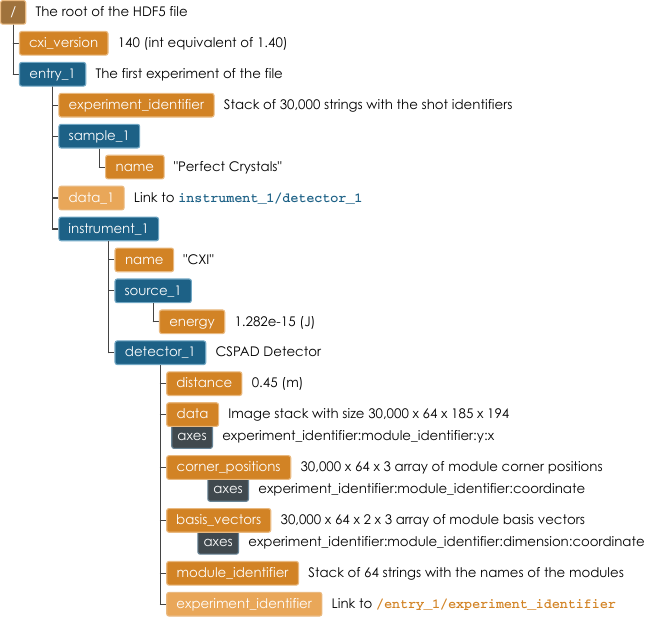

Python code for this plot:
#!/usr/bin/env python

import svgwrite
from svgwrite import cm, mm  
# Just for the font metrics
from PySide import QtGui
import datetime

QtGui.QApplication([])
fm = QtGui.QFontMetrics(QtGui.QFont("Century Gothic",12))



root_fill = "rgb(159, 114, 60)"
root_stroke = "rgb(233, 185, 128)"

ds_fill = "rgb(210,131,37)"
ds_stroke = "rgb(233, 185, 128)"

group_fill = "rgb(29,97,134)"
group_stroke = "rgb(112,166,195)"

symlink_fill = "rgb(233,167,89)"
symlink_stroke = "rgb(233,185,128)"

attr_fill = "rgb(64,73,78)"
attr_stroke = "rgb(104,132,150)"

line_stroke = "rgb(67,67,67)"

px = 0.282

row_pos = 0.0

def draw_root():
    return draw_box((50,50),'/',root_fill,root_stroke,'The root of the HDF5 file')

def draw_ds(pos,title, comment=None, attr=None,attr_comment=None):
    global row_pos
    pos = draw_child(pos)
    if(attr):
        pos_attr = (pos[0]+(fm.width(title)*px+5)/2.0,pos[1])
        pos_ret = draw_attr(pos_attr,attr,attr_fill,attr_stroke,attr_comment)
        row_pos_ret = row_pos
    pos = draw_box(pos,title,ds_fill,ds_stroke,comment)
    if(attr):
        pos = pos_ret
        row_pos = row_pos_ret
#        pos = draw_attr(pos,attr,attr_fill,attr_stroke,attr_comment)
    return pos

def draw_group(pos,title,comment=None):
    pos = draw_child(pos)
    return draw_box(pos,title,group_fill,group_stroke,comment)

def draw_symlink(pos,title,target):
    pos = draw_child(pos)
    txt = 'Link to '
    pos = draw_box(pos,title,symlink_fill,symlink_stroke,None)
    width = fm.width(title)*px+5
    text = (dwg.text(txt, insert=((pos[0]+width/2.0+2.5)*mm,pos[1]*mm), fill='black',font_family='Century Gothic'))    
    if(target[-2] == '_'):
        text.add(svgwrite.text.TSpan(target,font_family='Courier',fill=group_fill,font_weight='bold'))
    else:
        text.add(svgwrite.text.TSpan(target,font_family='Courier',fill=ds_fill,font_weight='bold'))
    dwg.add(text)

def draw_box(pos,title,f,s,txt):
    global row_pos
    pos = (pos[0]+0.5*px,pos[1]-6./2)
    width = fm.width(title)*px+5
    dwg.add(dwg.rect(insert=(pos[0]*mm,pos[1]*mm), size=(width*mm, 6*mm),
                     fill=f, stroke=s, stroke_width=1,rx=2,ry=2))
    pos = ((pos[0]+width/2), (pos[1]+6./2+1.078))
    dwg.add(dwg.text(title, insert=(pos[0]*mm,pos[1]*mm), fill='white',text_anchor='middle',font_family='Century Gothic'))
    draw_comment(pos,width,txt)
#    if(txt):
#        dwg.add(dwg.text(txt, insert=((pos[0]+width/2.0+2.5)*mm,pos[1]*mm), fill='black',font_family='Century Gothic'))        
    row_pos = pos[1]-1.078
    return pos

def draw_attr(pos,title,f,s,txt):
    global row_pos
    height = 6.0
    width = fm.width(title)*px+3
    pos = (pos[0]-width/2.0,row_pos+6.0/2-1.5*px)

#    dwg.add(dwg.rect(insert=(pos[0]*mm,pos[1]*mm), size=(width*mm, height*mm),
#                     fill=f, stroke=s, stroke_width=1))
    dwg.add(dwg.rect(insert=(pos[0]*mm,pos[1]*mm), size=(width*mm, height*mm),rx=2,ry=2,
                     fill=f, stroke=s,stroke_width=1))
    pos = ((pos[0]+width/2), (pos[1]+height/2+1.078))
    dwg.add(dwg.text(title, insert=(pos[0]*mm,pos[1]*mm), fill='white',text_anchor='middle',font_family='Century Gothic'))
    draw_comment(pos,width,txt)
#    if(txt):
#        dwg.add(dwg.text(txt, insert=((pos[0]+width/2.0+2.5)*mm,pos[1]*mm), fill='black',font_family='Century Gothic'))        
    row_pos = pos[1]-1.078
    return pos

def draw_comment(pos,width,txt):
    if(txt):
        dwg.add(dwg.text(txt, insert=((pos[0]+width/2.0+2.5)*mm,pos[1]*mm), fill='black',font_family='Century Gothic'))        
    

def draw_child(pos):
    global row_pos
    pos = (pos[0],pos[1] + 1.992+0.072)
#    pos_end = (pos[0]+4.226, pos[1]+ 1.348)
    pos_end = (pos[0], row_pos+8)
    dwg.add(dwg.line((pos[0]*mm,pos[1]*mm), (pos_end[0]*mm,pos_end[1]*mm), stroke=line_stroke))
    pos_end = (pos_end[0]-0.5*px, pos_end[1]-0.5*px)
    pos = pos_end
    pos_end = (pos_end[0]+1.6,pos_end[1])
    dwg.add(dwg.line((pos[0]*mm,pos[1]*mm), (pos_end[0]*mm,pos_end[1]*mm), stroke=line_stroke))
    row_pos = pos_end[1]
    return pos_end
    

#dwg = svgwrite.Drawing('test.svg', profile='tiny')
dwg = svgwrite.Drawing('stack_modular_detector_cxi.svg', profile='tiny')
root = draw_root()
v = draw_ds(root,'cxi_version',comment='140 (int equivalent of 1.40)')
g = draw_group(root,'entry_1',comment='The first experiment of the file')
draw_ds(g,'experiment_identifier',comment='Stack of 30,000 strings with the shot identifiers')
#draw_ds(g,'start_time',comment=datetime.datetime.now().isoformat())
sample = draw_group(g,'sample_1')
draw_ds(sample,'name',comment='"Perfect Crystals"')
draw_symlink(g,'data_1','instrument_1/detector_1')
ins = draw_group(g,'instrument_1')
draw_ds(ins,'name',comment='"CXI"')
src = draw_group(ins,'source_1')
draw_ds(src,'energy',comment="1.282e-15 (J)")
det = draw_group(ins,'detector_1',comment="CSPAD Detector")
draw_ds(det,'distance',comment="0.45 (m)")
draw_ds(det,'data',comment="Image stack with size 30,000 x 64 x 185 x 194",attr='axes',attr_comment="experiment_identifier:module_identifier:y:x")
draw_ds(det,'corner_positions',comment="30,000 x 64 x 3 array of module corner positions",attr='axes',attr_comment='experiment_identifier:module_identifier:coordinate')
draw_ds(det,'basis_vectors',comment='30,000 x 64 x 2 x 3 array of module basis vectors',
        attr='axes',attr_comment='experiment_identifier:module_identifier:dimension:coordinate')
draw_ds(det,'module_identifier',comment="Stack of 64 strings with the names of the modules")
draw_symlink(det,'experiment_identifier','/entry_1/experiment_identifier')


dwg.save()
